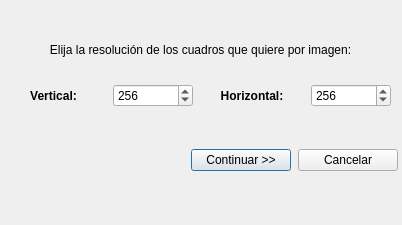
<?xml version="1.0" encoding="UTF-8"?>
<ui version="4.0">
 <class>Dialog</class>
 <widget class="QDialog" name="Dialog">
  <property name="geometry">
   <rect>
    <x>0</x>
    <y>0</y>
    <width>402</width>
    <height>225</height>
   </rect>
  </property>
  <property name="windowTitle">
   <string>Weed_detection</string>
  </property>
  <property name="windowIcon">
   <iconset>
    <normaloff>imgs/ral_icon.jpg</normaloff>imgs/ral_icon.jpg</iconset>
  </property>
  <widget class="QWidget" name="horizontalLayoutWidget_3">
   <property name="geometry">
    <rect>
     <x>190</x>
     <y>120</y>
     <width>211</width>
     <height>80</height>
    </rect>
   </property>
   <layout class="QHBoxLayout" name="horizontalLayout_3">
    <item>
     <widget class="QPushButton" name="div_next">
      <property name="maximumSize">
       <size>
        <width>100</width>
        <height>16777215</height>
       </size>
      </property>
      <property name="text">
       <string>Continuar &gt;&gt;</string>
      </property>
     </widget>
    </item>
    <item>
     <widget class="QPushButton" name="div_cancel">
      <property name="maximumSize">
       <size>
        <width>100</width>
        <height>16777215</height>
       </size>
      </property>
      <property name="layoutDirection">
       <enum>Qt::LeftToRight</enum>
      </property>
      <property name="text">
       <string>Cancelar</string>
      </property>
     </widget>
    </item>
   </layout>
  </widget>
  <widget class="QLabel" name="div_label">
   <property name="geometry">
    <rect>
     <x>0</x>
     <y>40</y>
     <width>401</width>
     <height>20</height>
    </rect>
   </property>
   <property name="text">
    <string>Elija la resolución de los cuadros que quiere por imagen:</string>
   </property>
   <property name="alignment">
    <set>Qt::AlignCenter</set>
   </property>
  </widget>
  <widget class="QWidget" name="horizontalLayoutWidget_2">
   <property name="geometry">
    <rect>
     <x>0</x>
     <y>80</y>
     <width>391</width>
     <height>31</height>
    </rect>
   </property>
   <layout class="QHBoxLayout" name="horizontalLayout_2">
    <item>
     <layout class="QHBoxLayout" name="horizontalLayout">
      <item>
       <widget class="QLabel" name="label_2">
        <property name="font">
         <font>
          <weight>75</weight>
          <bold>true</bold>
         </font>
        </property>
        <property name="text">
         <string>Vertical:</string>
        </property>
        <property name="alignment">
         <set>Qt::AlignCenter</set>
        </property>
       </widget>
      </item>
      <item>
       <widget class="QSpinBox" name="ver_box">
        <property name="maximumSize">
         <size>
          <width>80</width>
          <height>16777215</height>
         </size>
        </property>
        <property name="minimum">
         <number>64</number>
        </property>
        <property name="maximum">
         <number>1024</number>
        </property>
        <property name="value">
         <number>256</number>
        </property>
        <property name="displayIntegerBase">
         <number>10</number>
        </property>
       </widget>
      </item>
      <item>
       <widget class="QLabel" name="label">
        <property name="font">
         <font>
          <weight>75</weight>
          <bold>true</bold>
         </font>
        </property>
        <property name="text">
         <string>Horizontal:</string>
        </property>
        <property name="alignment">
         <set>Qt::AlignCenter</set>
        </property>
       </widget>
      </item>
      <item>
       <widget class="QSpinBox" name="hor_box">
        <property name="maximumSize">
         <size>
          <width>80</width>
          <height>16777215</height>
         </size>
        </property>
        <property name="minimum">
         <number>64</number>
        </property>
        <property name="maximum">
         <number>1024</number>
        </property>
        <property name="value">
         <number>256</number>
        </property>
       </widget>
      </item>
     </layout>
    </item>
   </layout>
  </widget>
 </widget>
 <resources/>
 <connections/>
</ui>
